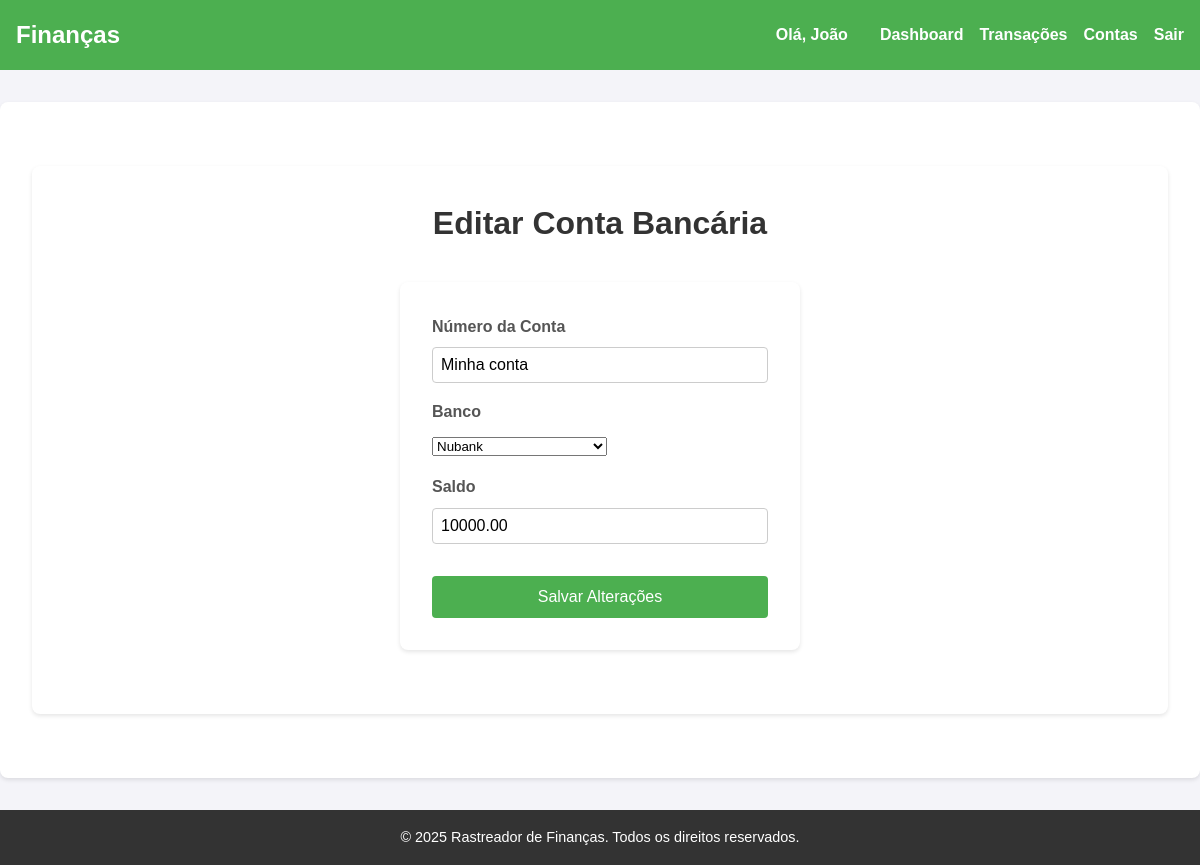
Page /configuracoes/contas/editar/4 (signed in) on the committed database.
### models.py (models this page shows, shortened)
class BankAccount(db.Model):
    id = db.Column(db.Integer, primary_key=True)
    account_name = db.Column(db.String(20), nullable=False, unique=True)
    balance = db.Column(db.Numeric(10, 2), nullable=False)
    user_id = db.Column(db.Integer, db.ForeignKey('user.id'), nullable=False)
    bank_id = db.Column(db.Integer, db.ForeignKey('bank.id'), nullable=False)
    created_at = db.Column(db.DateTime, nullable=False, default=datetime.utcnow)
    transactions = db.relationship('Transaction', backref='bank_account', lazy=True)

class Bank(db.Model):
    id = db.Column(db.Integer, primary_key=True)
    name = db.Column(db.String(100), nullable=False, unique=True)
    bank_accounts = db.relationship('BankAccount', backref='bank', lazy=True)
    credit_cards = db.relationship('CreditCard', backref='bank', lazy=True)

### app.py (the view, shortened to what this page needs)
@app.route('/configuracoes/contas/editar/<int:account_id>', methods=['GET', 'POST'])
def editar_conta(account_id):
    if not session['user_id']:
        return redirect(url_for('login'))
    account = BankAccount.query.filter_by(id=account_id, user_id=session['user_id']).first()
    if not account:
        return redirect(url_for('configuracoes_contas'))  # Redireciona se a conta não existir ou não pertencer ao usuário
    banks = Bank.query.all()
    return render_template('configuracoes/contas/editar_conta.html', account=account, banks=banks)

### templates/configuracoes/contas/editar_conta.html (shortened to what this page needs)
{% extends "layout.html" %}
{% block content %}
<main class="container">
    <h1 class="page-title">Editar Conta Bancária</h1>
    <div class="form-container">
        <form method="POST" action="/configuracoes/contas/editar/{{ account.id }}" class="form">
            <div class="form-group">
                <label for="account-name">Número da Conta</label>
                <input type="text" id="account-name" name="account_name" value="{{ account.account_name }}" required>
            </div>
            <div class="form-group">
                <label for="bank-id">Banco</label>
                <select id="bank-id" name="bank_id" required>
                    {% for bank in banks %}
                        <option value="{{ bank.id }}" {% if bank.id == account.bank_id %}selected{% endif %}>{{ bank.name }}</option>
                    {% endfor %}
                </select>
            </div>
            <div class="form-group">
                <label for="balance">Saldo</label>
                <input type="text" id="balance" name="balance" value="{{ account.balance }}" required inputmode="numeric">
            </div>
            <button type="submit" class="btn">Salvar Alterações</button>
        </form>
    </div>
</main>
{% endblock content %}

### static/styles.css (style rules this page uses)
* { margin: 0; padding: 0; box-sizing: border-box; }
body { font-family: Arial, sans-serif; background-color: #f4f4f9; color: #333; line-height: 1.6; }
main .container { margin: 2rem auto; padding: 0 1rem; background: white; border-radius: 8px; box-shadow: 0 2px 4px rgba(0, 0, 0, 0.1); padding: 2rem; }
.form-container { max-width: 400px; margin: 2rem auto; background: white; padding: 2rem; border-radius: 8px; box-shadow: 0 2px 4px rgba(0, 0, 0, 0.1); text-align: center; }
.form .form-group { margin-bottom: 1rem; text-align: left; }
.form label { display: block; margin-bottom: 0.5rem; font-weight: bold; color: #555; }
.form input { width: 100%; padding: 0.5rem; border: 1px solid #ccc; border-radius: 4px; font-size: 1rem; }
.form .btn { width: 100%; padding: 0.75rem; background-color: #4CAF50; color: white; border: none; border-radius: 4px; font-size: 1rem; cursor: pointer; margin-top: 1rem; }
.page-title { text-align: center; margin-bottom: 2rem; font-size: 2rem; color: #333; }

### rows in the picture
BankAccount: account_name "Minha conta", bank_id "Nubank", balance "10000.00"

### other values in the picture
{{ session['username'] }} "João"
